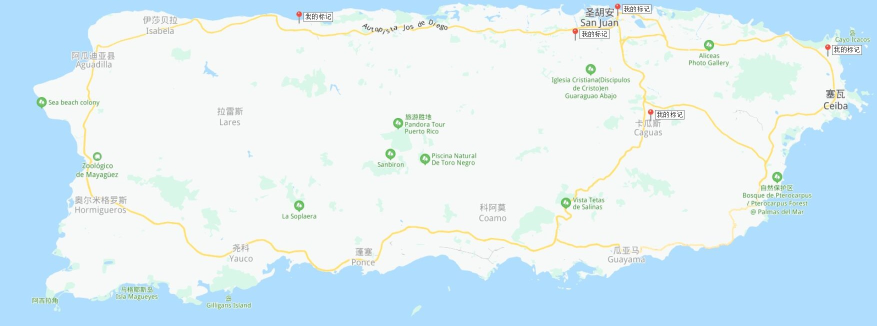
%> input picture 数学建模/code_practice/波多黎各.jpg, 1753 x 652 px (shown at 1/2 size)
$ octave B_solve.m   (GNU Octave 9; MATLAB toolbox functions it lacks are replaced by stand-ins)
%> lines starting %> are read from the running program, lines starting %| are printed output that depends on the picture
### 数学建模/code_practice/dis.m
function distance=dis(A,B)
distance=sqrt( ( A(1)-B(1) )^2 + ( A(2)-B(2) )^2 );
%A&B is the coordinate of two points, the function return the distance between them

### 数学建模/code_practice/B_solve.m
clear
close all
clc

load('hos_dis');
rico=imread('波多黎各.jpg');
%> rico is the input picture: size 652x1753x3 uint8; mean R, G, B 219.4, 237.5, 245.1

a=rico(:,:,1);
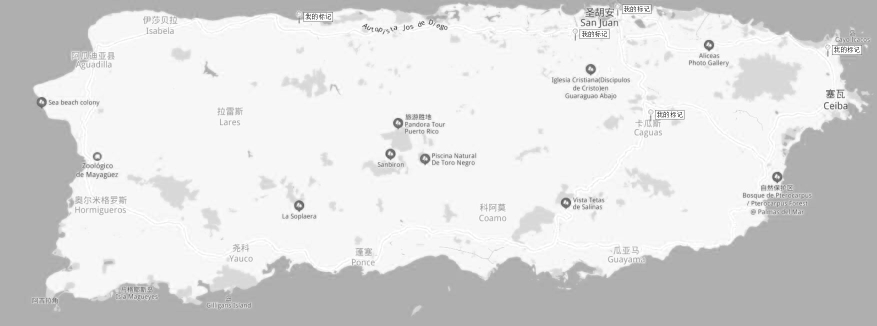
%> a: size 652x1753 uint8 (shown at 1/2 size); min 22, max 255, mean 219.4
b=rico(:,:,2);
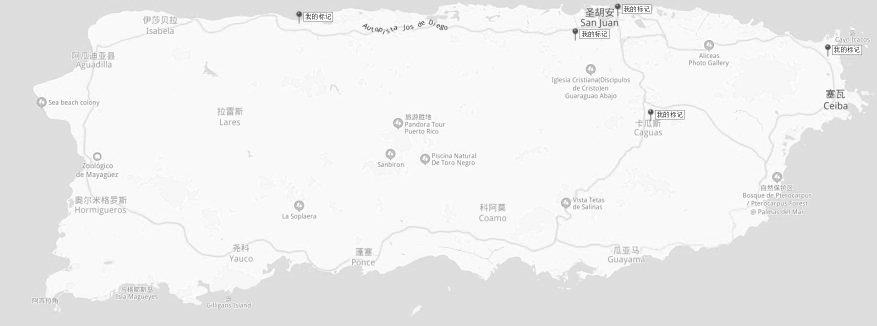
%> b: size 652x1753 uint8 (shown at 1/2 size); min 20, max 255, mean 237.5
c=rico(:,:,3);
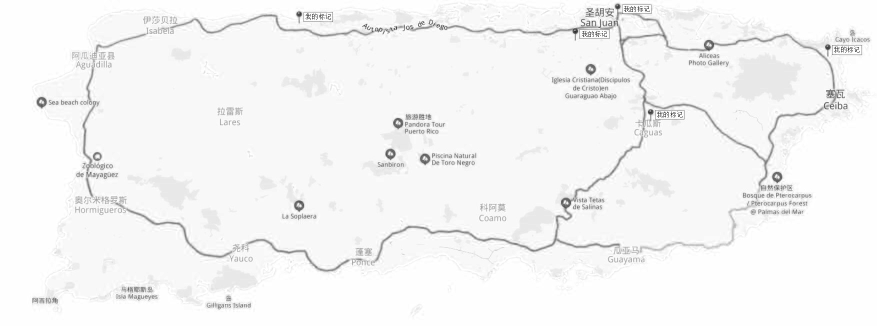
%> c: size 652x1753 uint8 (shown at 1/2 size); min 3, max 255, mean 245.1

m=size(a,1);
%> m = 652
n=size(a,2);
%> n = 1753

hos1=[45,598];
hos2=[239,1302];
hos3=[78,1151];
hos4=[30,1237];
hos5=[113,1657];

xi=4/7;% xi是系数
D=64*35/60*0.7;%0.7是假设系数%单位: km
sum_dis=1000000*ones(1,1000000);
best_po=zeros(2,1000000);
lamda_line=max(dist)/dis(hos1,hos5);%单位：千米/点
save('lamda_line','lamda_line');
k=1;

%> (the run ends here)
